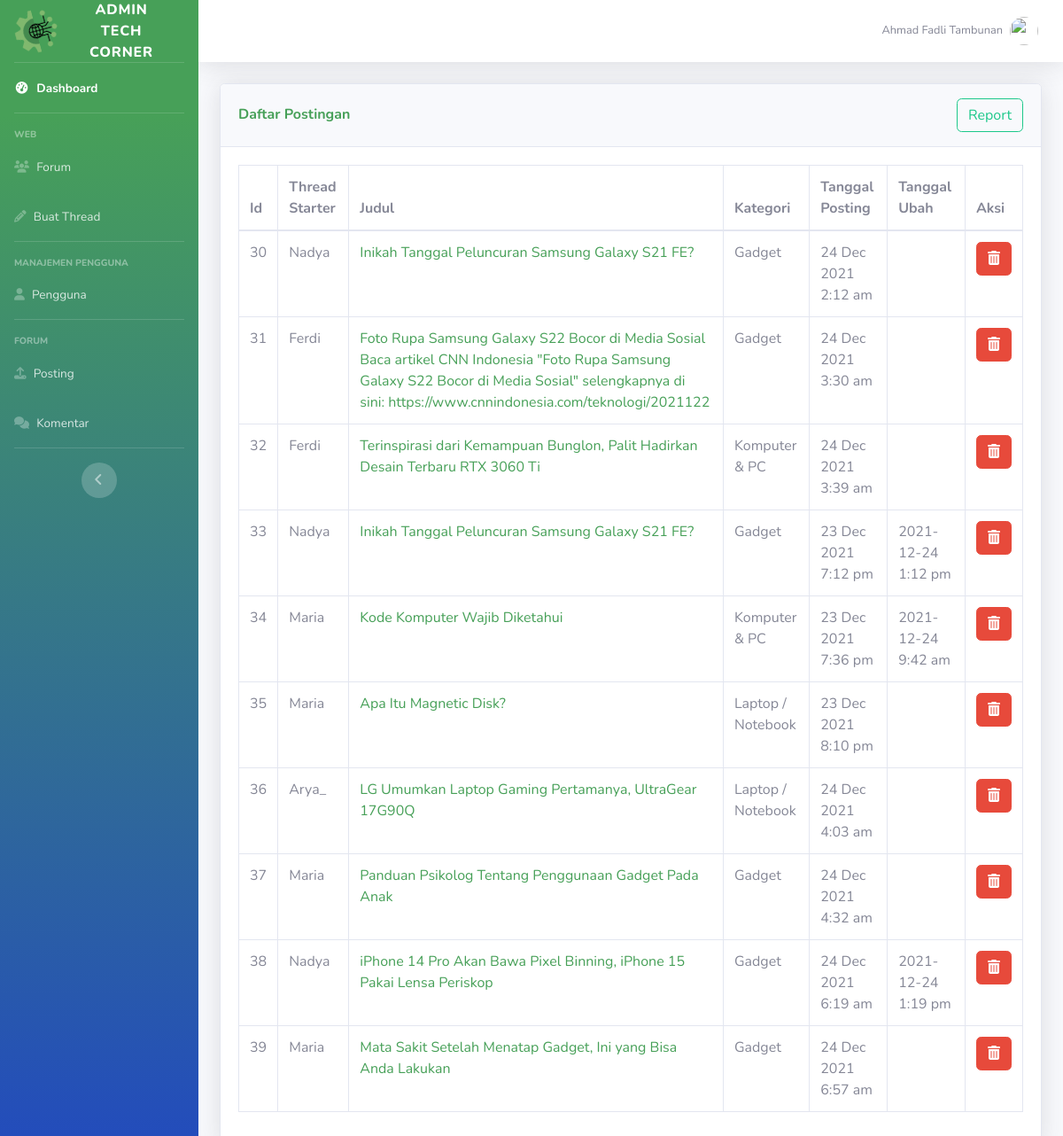
/admin/posting.php (signed in), run on an earlier commit of the app's database.
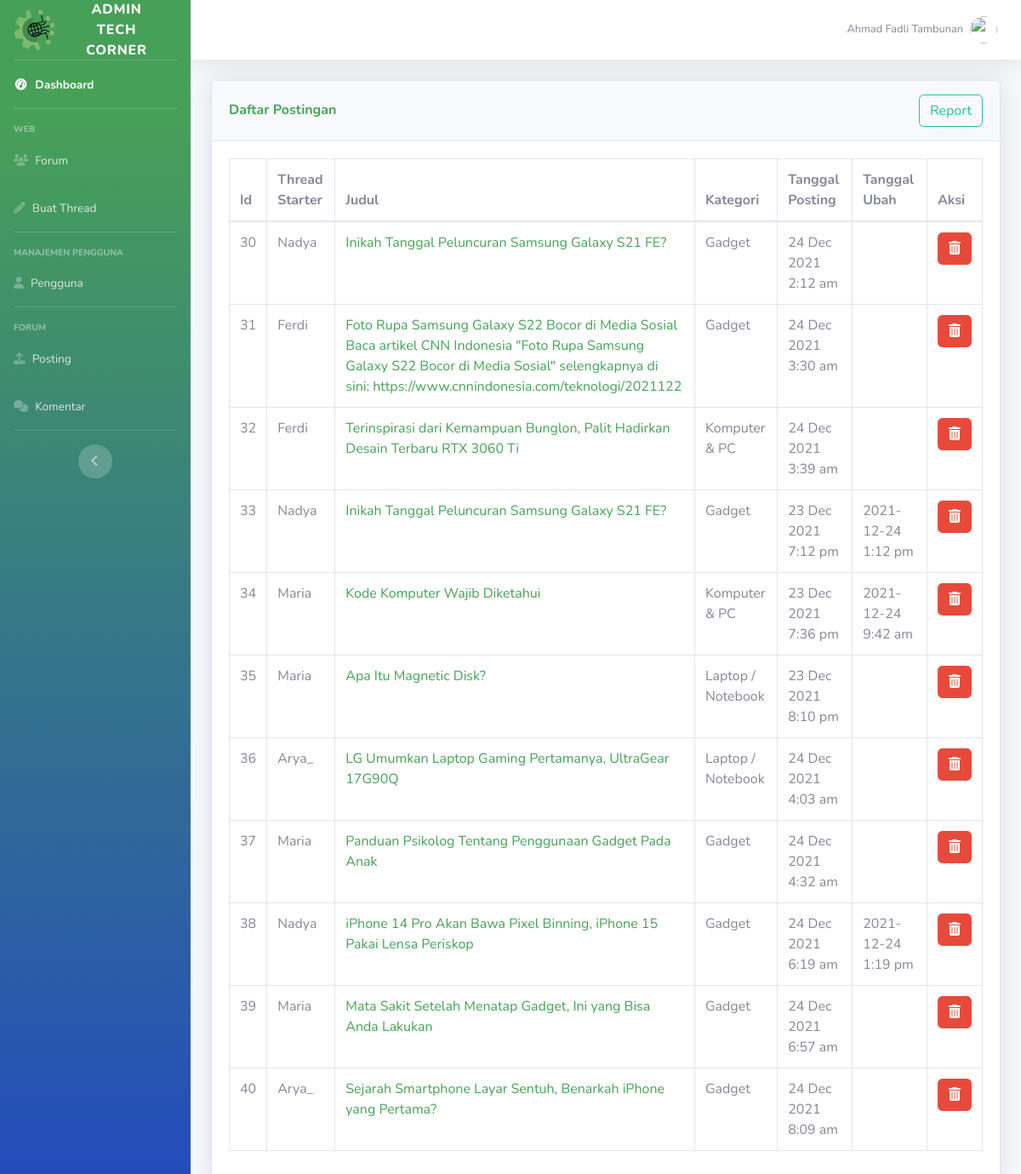
And on a later commit of the database.
### tables this page shows
CREATE TABLE `posting` (
  `id_thread` int(50) NOT NULL,
  `user_id` int(50) NOT NULL,
  `judul` varchar(200) NOT NULL,
  `konten` text NOT NULL,
  `kategori` varchar(50) NOT NULL,
  `thumb` varchar(50) NOT NULL,
  `tanggal_posting` timestamp NOT NULL DEFAULT current_timestamp(),
  `diubah` varchar(20) DEFAULT NULL
);

CREATE TABLE `users` (
  `id_user` int(11) NOT NULL,
  `username` varchar(50) NOT NULL,
  `email` varchar(100) NOT NULL,
  `password` varchar(100) NOT NULL,
  `name` varchar(100) NOT NULL,
  `foto` varchar(50) NOT NULL,
  `level` varchar(20) NOT NULL,
  `vkey` varchar(200) NOT NULL,
  `verified` enum('0','1') NOT NULL DEFAULT '0' COMMENT '0 = not verified\r\n1 = verified\r\n',
  `created_at` timestamp(6) NOT NULL DEFAULT current_timestamp(6)
);

### admin/posting.php (the view, shortened to what this page needs)
<?php
include ("layout/header.php");
include("../forum/funct/function.php");
?>
<div class="container-fluid">
    <div class="row">
        <div class="col-xl-12 col-lg-12">
            <div class="card shadow mb-4">
                <div
                    class="card-header py-3 d-flex flex-row align-items-center justify-content-between">
                    <h6 class="m-0 font-weight-bold text-primary">Daftar Postingan</h6>
                    <form method="GET" onsubmit="return confirm ('Download Pdf Daftar Posting?')" action="pdf.php?pdf=2">
                            <button type='submit' name='btnpost'class='btn btn-outline-success'>Report</button>
                            </form>
                </div>
                <div class="card-body">
                <?php
                    $query = "SELECT * FROM posting";
                    $result= mysqli_query($conn, $query);
                    ?>
                    <div class="table-responsive">
                        <table class = 'table table-bordered' id="adminTable">
                            <thead>
                                <tr>
                                    <th>Id</th>
                                    <th>Thread Starter</th>
                                    <th>Judul</th>
                                    <th>Kategori</th>
                                    <th>Tanggal Posting</th>
                                    <th>Tanggal Ubah</th>
                                    <th>Aksi</th>
                                </tr>
                            </thead>
                            <tbody>
                    <?php
                    foreach ($result as $data) {
                    ?>
                               <tr>
                                    <td><?= $data['id_thread']; ?></td>
                                    <?php
                                        $resUname = mysqli_query($conn, "SELECT username FROM users WHERE id_user = ".$data['user_id']." LIMIT 1;" );
                                        $dataUname = mysqli_fetch_assoc($resUname);
                                    ?>
                                    <td><?= $dataUname['username']; ?></t>
                                    <td><a href="../forum/view.php?thread=<?= $data['id_thread']; ?>"><?= $data['judul']; ?></a></td>
                                    <td><?= $data['kategori']; ?></td>
                                    <td><?= date('d M Y g:i a', strtotime($data['tanggal_posting'])); ?></td>
                                    <td><?= $data['diubah']; ?></td>
                                    <td >
                                        <div class="text-center">
                                        <form method="POST" onsubmit="return confirm ('Anda Yakin Mau Menghapus Data?')">
                                                <button type='submit' name='btndel' class='btn btn-danger'><i class="fa fa-trash"></i></button>
                                        </div>
                                    </td>
                                </tr>
                    <?php } ?>
                            </tbody>
                        </table>
                    </div>
            </div>
        </div>
    </div>
</div>
<?php
include ("layout/footer.php");
?>

What changed in the data, as far as the page shows it:
added posting: id_thread "40", user.username "Arya_", judul "Sejarah Smartphone Layar Sentuh, Benarkah iPhone yang Pertama?", kategori "Gadget", tanggal_posting "24 Dec 2021 8:09 am"
